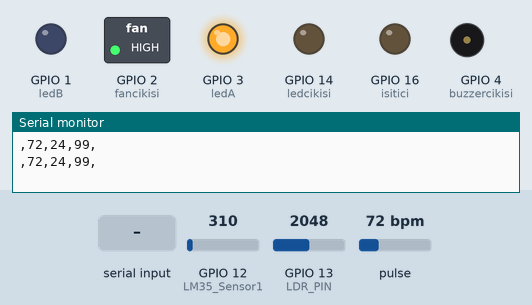
A sketch run on a simulated ESP32. On the bench: switched loads named in the sketch (green lamp = pin HIGH), output pins drawn as LEDs (lit = HIGH), buzzer (waves = sounding, pin HIGH), the last lines printed to the serial monitor. Inputs (shaded band) come from the test bench; at power-on: GPIO 12 (LM35_Sensor1) = 310, GPIO 13 (LDR_PIN) = 2048, pulse 72 bpm.

Above: at 1.2 s.
1.3 s: "3" received over Serial
At 3.1 s:
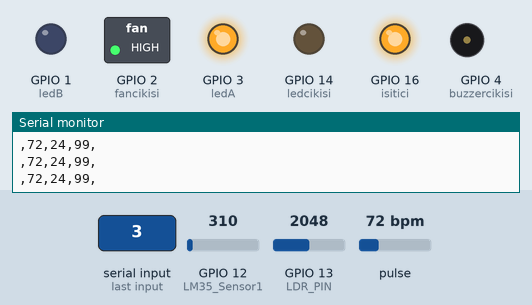
3.5 s: "2" received over Serial
At 4.6 s:
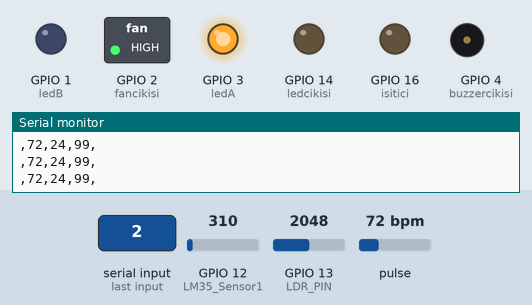
Timing chart, 0 to 6.5 s (numbered marks = the images above; inputs shaded):
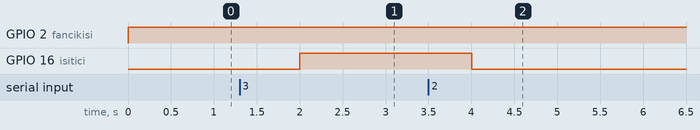

Measured:
- after the input at 1.3 s, GPIO 16 (isitici): LOW → HIGH after 0.70 s
- after the input at 3.5 s, GPIO 16 (isitici): HIGH → LOW after 0.50 s

The sketch:

kod_nabiz_sicaklik_ldr_ilay.ino
```cpp
#include "esp_adc_cal.h"
#include <PulseSensorPlayground.h>
#include <SPI.h>
#include <Wire.h>

#define USE_ARDUINO_INTERRUPTS true
#define LDR_PIN       13
#define LM35_Sensor1  12
//ilayda kodları
#define ledcikisi     14    //ledin bağlandığı pin
#define fancikisi      2    //fanın bağlandığı pin
#define buzzercikisi   4    //buzzerın bağlandığı pin
#define isitici       16    //ısıtıcının bağlandığı pil
#define ledA           3    //digital pin
#define ledB           1    //digital pin

int ledval = 0;      //led değeri
int fanval=255;      // fan değeri (ters)
int buzzerval = 0;   // ses değeri
int isiticival = 0;  // ısıtıcı değeri
//ilayda kodları

int LM35_Raw_Sensor1 = 0;
int Sicaklik = 0;
int nabiz;
int rxBuff=0;
int foto_flag = 0 ;
int Threshold = 515; // esik degeri
const int PulseWire = 15; // Pulse sensoru bagladigim pin

float Voltage = 0.0;
const float GAMMA = 0.7;
const float RL10 = 50;
const float BETA = 3950; // should match the Beta Coefficient of the thermistor

PulseSensorPlayground pulseSensor;


void setup() {
  // put your setup code here, to run once:
  Serial.begin(115200);
  //ilayda kodları
  pinMode(fancikisi, OUTPUT);
  pinMode(buzzercikisi, OUTPUT);
  pinMode(ledcikisi, OUTPUT);
  pinMode(isitici, OUTPUT);

  //led
  pinMode(ledA, OUTPUT);
  pinMode(ledB, OUTPUT);
  digitalWrite(ledA, HIGH);
  digitalWrite(ledB, LOW);
  //ilayda kodları

  pinMode(LDR_PIN, INPUT);

  pulseSensor.analogInput(PulseWire);
  pulseSensor.setThreshold(Threshold); //esik degerini uyguluyorum
  pulseSensor.begin();

}

void loop() {
  // put your main code here, to run repeatedly:


 if(Serial.available() > 0){
  rxBuff = Serial.read();
  }

 if(rxBuff == 11)
 {
    // foto işlemi
    foto_flag = 1;


    rxBuff = 0;
    delay(1000);
 }
 else if (rxBuff != 11)
     {
      // Read LM35_Sensor1 ADC Pin
      LM35_Raw_Sensor1 = analogRead(LM35_Sensor1);
      // Calibrate ADC & Get Voltage (in mV)
      Voltage = readADC_Cal(LM35_Raw_Sensor1);
      // TempC = Voltage(mV) / 10
      Sicaklik = Voltage / 10;     //Sıcaklık verisinin tutulduğu degiskenim


      int analogValue = analogRead(13);
      float voltage = analogValue / 4095. * 5;
      float resistance = 2000 * voltage / (1 - voltage / 5);
      int isik = pow(RL10 * 1e3 * pow(10, GAMMA) / resistance, (1 / GAMMA));

      if(isik <= 3) {
        isik = 0;
        }

       pulseSensor.sawStartOfBeat();  //Eğer nabız algılarsak
       nabiz = pulseSensor.getBeatsPerMinute(); //Dakikadaki nabzı nabiz değişkenine kaydediyoruz.

      Serial.println(String(",") + String(nabiz) + String(",") + String(Sicaklik) + String(",") + String(isik) + String(","));

  //ilayda kodları
           switch(rxBuff)
          {
            case 20: fanval = 255;      break;
            case 21: fanval = 200;      break;
            case 22: fanval = 50;       break;

            case 30: ledval = 0;        break;
            case 31: ledval = 100;      break;
            case 32: ledval = 250;      break;

            case 40: buzzerval = 0;     break;
            case 41: buzzerval = 1;     break;
            case 42: buzzerval = 200;   break;

            case 50: isiticival = LOW;  break;
            case 51: isiticival = HIGH; break;


               default: break;

          }
    analogWrite(ledcikisi, ledval);
    analogWrite(fancikisi, fanval);
    analogWrite(buzzercikisi, buzzerval);
    digitalWrite(isitici, isiticival);

  // 50 yüksek 200 orta 255 kapat fan
  // ampulde fan ve buzzerda tam tersi

          delay(1000);
  //ilayda kodları

    }
}

uint32_t readADC_Cal(int ADC_Raw)
{
  esp_adc_cal_characteristics_t adc_chars;

  esp_adc_cal_characterize(ADC_UNIT_1, ADC_ATTEN_DB_11, ADC_WIDTH_BIT_12, 1100, &adc_chars);
  return(esp_adc_cal_raw_to_voltage(ADC_Raw, &adc_chars));
}
```
